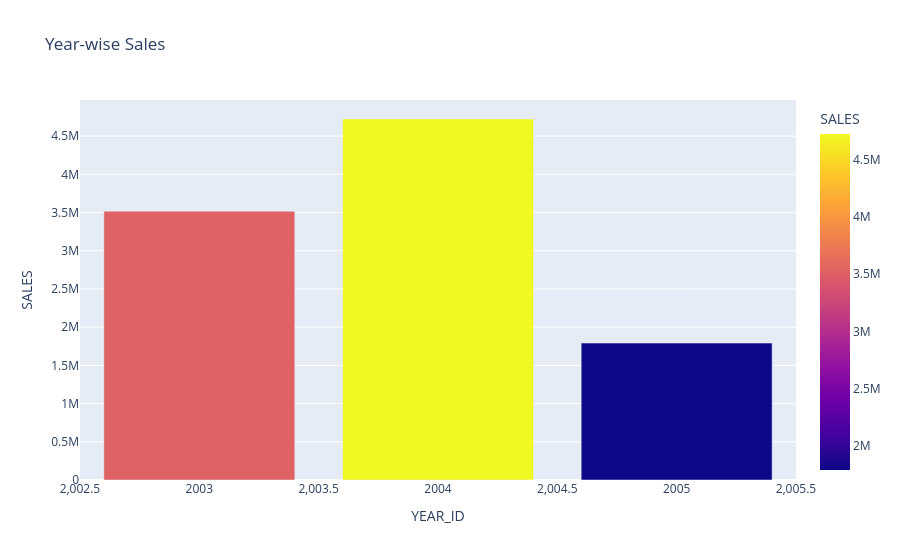

Notebook cell for this chart:
### Code cell
#Year wise sales
year_sales = sales_data.groupby("YEAR_ID")["SALES"].sum().reset_index()

fig = px.bar(
    year_sales,
    x="YEAR_ID",
    y="SALES",
    color="SALES",
    title="Year-wise Sales"
)

fig.show()

### Figure 1 — Plotly figure (JSON) as saved in the notebook; plotly's stock layout.template omitted (floating-point values rounded to 4 significant figures)
{"data": [{"hovertemplate": "YEAR_ID=%{x}<br>SALES=%{marker.color}<extra></extra>", "legendgroup": "", "marker": {"color": [3517000.0, 4724000.0, 1791000.0], "coloraxis": "coloraxis", "pattern": {"shape": ""}}, "name": "", "orientation": "v", "showlegend": false, "textposition": "auto", "type": "bar", "x": [2003, 2004, 2005], "xaxis": "x", "y": [3517000.0, 4724000.0, 1791000.0], "yaxis": "y"}], "layout": {"barmode": "relative", "coloraxis": {"colorbar": {"title": {"text": "SALES"}}, "colorscale": [[0, "#0d0887"], [0.1111, "#46039f"], [0.2222, "#7201a8"], [0.3333, "#9c179e"], [0.4444, "#bd3786"], [0.5556, "#d8576b"], [0.6667, "#ed7953"], [0.7778, "#fb9f3a"], [0.8889, "#fdca26"], [1, "#f0f921"]]}, "legend": {"tracegroupgap": 0}, "title": {"text": "Year-wise Sales"}, "xaxis": {"anchor": "y", "domain": [0, 1], "title": {"text": "YEAR_ID"}}, "yaxis": {"anchor": "x", "domain": [0, 1], "title": {"text": "SALES"}}}}
